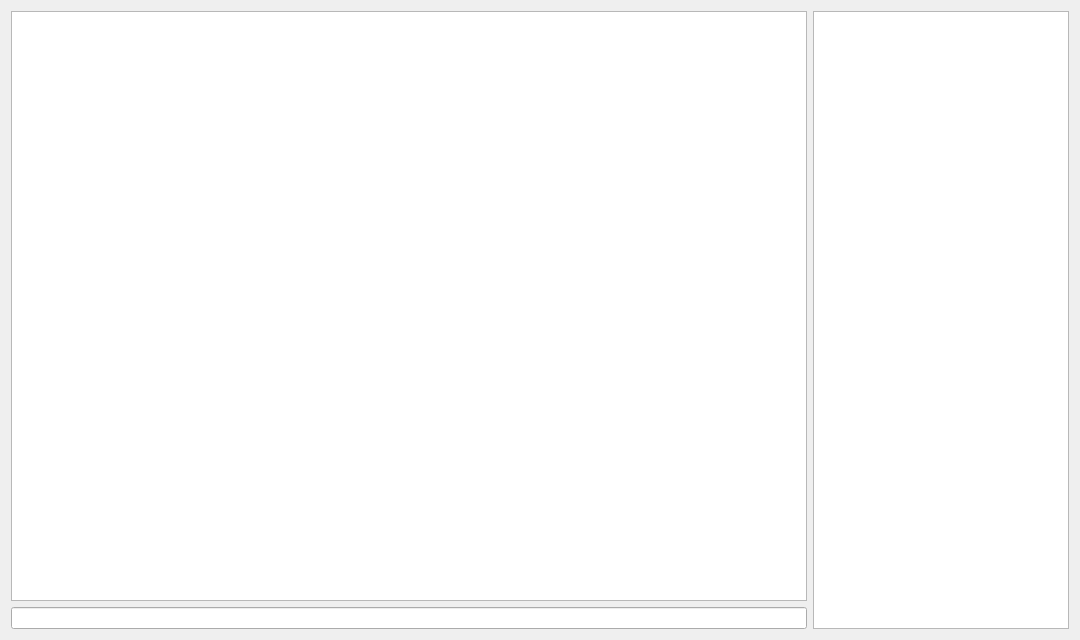
<?xml version="1.0" encoding="UTF-8"?>
<ui version="4.0">
 <class>Vk</class>
 <widget class="QDialog" name="Vk">
  <property name="geometry">
   <rect>
    <x>0</x>
    <y>0</y>
    <width>1080</width>
    <height>640</height>
   </rect>
  </property>
  <property name="sizePolicy">
   <sizepolicy hsizetype="Expanding" vsizetype="Expanding">
    <horstretch>0</horstretch>
    <verstretch>0</verstretch>
   </sizepolicy>
  </property>
  <property name="windowTitle">
   <string>Vk</string>
  </property>
  <layout class="QGridLayout" name="gridLayout">
   <item row="0" column="0">
    <layout class="QHBoxLayout" name="horizontalLayout">
     <item>
      <layout class="QVBoxLayout" name="verticalLayout2">
       <item>
        <widget class="QTextBrowser" name="textBrowser">
         <property name="sizePolicy">
          <sizepolicy hsizetype="Expanding" vsizetype="Expanding">
           <horstretch>0</horstretch>
           <verstretch>0</verstretch>
          </sizepolicy>
         </property>
         <property name="maximumSize">
          <size>
           <width>16777215</width>
           <height>16777215</height>
          </size>
         </property>
         <property name="focusPolicy">
          <enum>Qt::ClickFocus</enum>
         </property>
        </widget>
       </item>
       <item>
        <widget class="QLineEdit" name="lineEdit">
         <property name="sizePolicy">
          <sizepolicy hsizetype="Expanding" vsizetype="Maximum">
           <horstretch>0</horstretch>
           <verstretch>0</verstretch>
          </sizepolicy>
         </property>
         <property name="maximumSize">
          <size>
           <width>16777215</width>
           <height>22</height>
          </size>
         </property>
         <property name="baseSize">
          <size>
           <width>19999</width>
           <height>0</height>
          </size>
         </property>
        </widget>
       </item>
      </layout>
     </item>
     <item>
      <widget class="QListWidget" name="listWidget">
       <property name="sizePolicy">
        <sizepolicy hsizetype="Minimum" vsizetype="Minimum">
         <horstretch>0</horstretch>
         <verstretch>0</verstretch>
        </sizepolicy>
       </property>
      </widget>
     </item>
    </layout>
   </item>
  </layout>
 </widget>
 <layoutdefault spacing="6" margin="11"/>
 <resources/>
 <connections>
  <connection>
   <sender>lineEdit</sender>
   <signal>returnPressed()</signal>
   <receiver>Vk</receiver>
   <slot>onReturn()</slot>
   <hints>
    <hint type="sourcelabel">
     <x>186</x>
     <y>628</y>
    </hint>
    <hint type="destinationlabel">
     <x>188</x>
     <y>271</y>
    </hint>
   </hints>
  </connection>
  <connection>
   <sender>listWidget</sender>
   <signal>itemActivated(QListWidgetItem*)</signal>
   <receiver>Vk</receiver>
   <slot>onItemDoubleClicked(QListWidgetItem*)</slot>
   <hints>
    <hint type="sourcelabel">
     <x>1033</x>
     <y>84</y>
    </hint>
    <hint type="destinationlabel">
     <x>1080</x>
     <y>73</y>
    </hint>
   </hints>
  </connection>
 </connections>
 <slots>
  <slot>onReturn()</slot>
  <slot>onItemDoubleClicked(QListWidgetItem*)</slot>
 </slots>
</ui>
